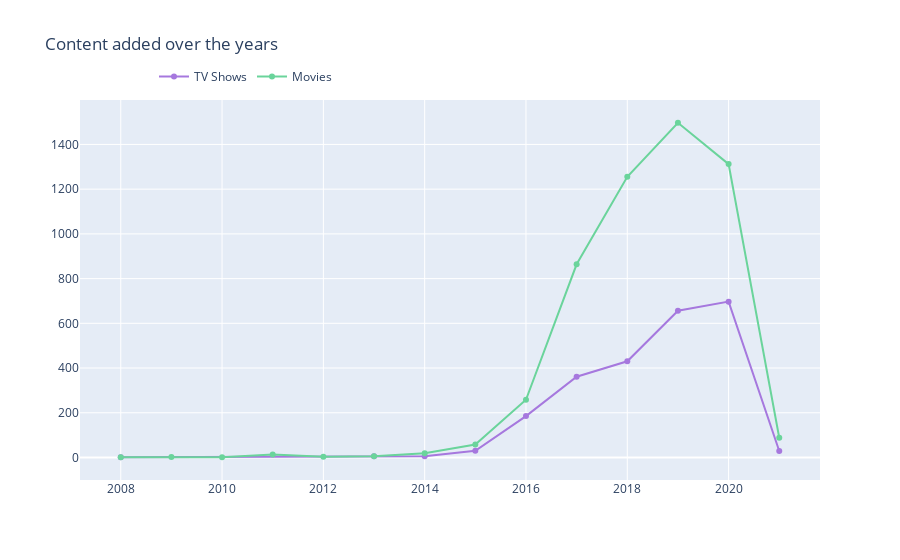

Notebook source saved alongside this figure:
### Markdown cell above
### 1. Trend in content added over the years
#### Observations:
- The growth in number of movies on netflix is much higher than that of TV shows
- The growth in content started from 2013. As expected 2020 shows a dip

### Code cell
d1 = df[df["type"] == "TV Show"]
d2 = df[df["type"] == "Movie"]

col = "year_added"

vc1 = d1[col].value_counts().reset_index()
vc1 = vc1.rename(columns = {col : "count", "index" : col})
vc1['percent'] = vc1['count'].apply(lambda x : 100*x/sum(vc1['count']))
vc1 = vc1.sort_values(col)

vc2 = d2[col].value_counts().reset_index()
vc2 = vc2.rename(columns = {col : "count", "index" : col})
vc2['percent'] = vc2['count'].apply(lambda x : 100*x/sum(vc2['count']))
vc2 = vc2.sort_values(col)

trace1 = go.Scatter(x=vc1[col], y=vc1["count"], name="TV Shows", marker=dict(color="#a678de"))
trace2 = go.Scatter(x=vc2[col], y=vc2["count"], name="Movies", marker=dict(color="#6ad49b"))
data = [trace1, trace2]
layout = go.Layout(title="Content added over the years", legend=dict(x=0.1, y=1.1, orientation="h"))
fig = go.Figure(data, layout=layout)
fig.show()

### Figure 1 — Plotly figure (JSON) as saved in the notebook; plotly's stock layout.template omitted (floating-point values rounded to 4 significant figures)
{"data": [{"marker": {"color": "#a678de"}, "name": "TV Shows", "type": "scatter", "x": [2008, 2013, 2014, 2015, 2016, 2017, 2018, 2019, 2020, 2021], "y": [1, 5, 6, 30, 185, 361, 430, 656, 697, 29]}, {"marker": {"color": "#6ad49b"}, "name": "Movies", "type": "scatter", "x": [2008, 2009, 2010, 2011, 2012, 2013, 2014, 2015, 2016, 2017, 2018, 2019, 2020, 2021], "y": [1, 2, 1, 13, 3, 6, 19, 58, 258, 864, 1255, 1497, 1312, 88]}], "layout": {"legend": {"orientation": "h", "x": 0.1, "y": 1.1}, "title": {"text": "Content added over the years"}}}
